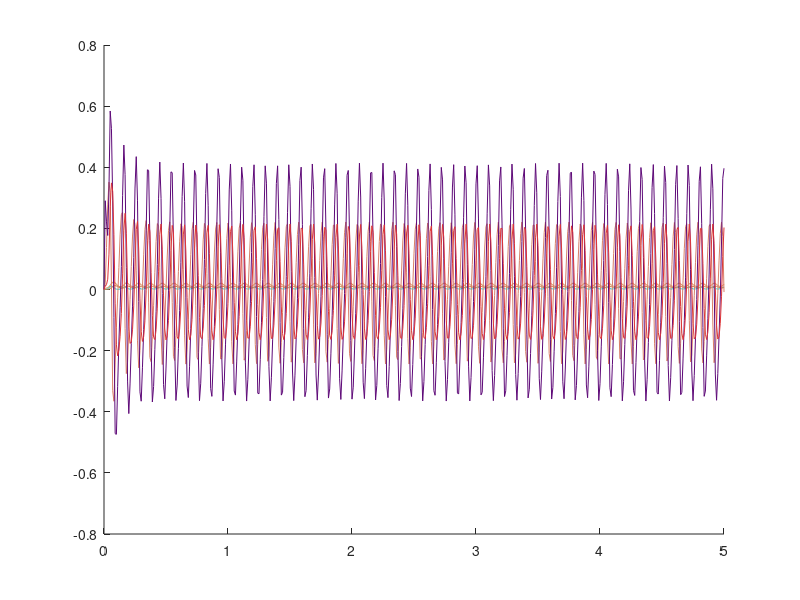

MATLAB code for this plot:
function jr_rk()
%%
%% Solving JR ODE system using Runge-Kutta 
%% algorithm with adative stepsize
%% @MNT MPI Leipzig 2011
%%
    % Clean
    clc;
    clear;
    close all;
    
    % Global variables
    global W T1 T2 I v0 e0 r p  T h p
    
    % Connectivity strength from JR95
    c = 135; c1 = c; c2 = 0.8*c; 
    c3 = 0.25*c; c4 = 0.25*c;   
    
    cpp = 0; cpe = c1; cpi = c3;
    cep = c2; cee = 0; cei = 0;
    cip = c4; cie = 0; cii = 0;
    
    % Integration time (s)
    tstart = 0;  tend = 5; stepsize = 0.01;
    
    % Parameters of the nonlinear sigmoid function
    v0 = 6E-3;    %[v0]=V   
    e0 = 2.5;     %[e0]=1/s 
    r = 560;      %[r]=1/V  
    
    % Dendrite parameter
    he = 3.25E-3; %[HeJR]=V 
    hi = -22E-3;  %[HiJR]=V 
    taue = 10e-3; % s
    taui = 20e-3; % s
    
    % input
    iu = 220; % input expectation value %220 JR'95
    istd = 22; % input standard deviation %100/sqrt(3) JR'95    
    p = iu + istd * rand(1,length(T));
    h = 220;
    
    % Connectivity matrix
    kp = he/taue; ke = he/taue; ki = hi/taui;
    W = [0  ke*cep  ki*cip; ke*cpe  0  0; ke*cpi  0  0]; 
    
    T1 =  [-2/taue 0 0; 0 -2/taue 0; 0 0 -2/taui];
    T2 =  [-1/taue^2 0 0; 0 -1/taue^2 0; 0 0 -1/taui^2];
    I = [0; ke*h; 0];
    
    % Initial condition
    ystart = zeros(6,1);
    
    % Runge-Kutta Solver
    options = odeset('RelTol',1e-9,'AbsTol',1e-9); 
    [t,y] = ode45(@odesys,tstart:stepsize:tend,ystart,options);   
    
    % Plot
    figure
    for i = 1:min(size(y))
        hold on; plot(t,y(:,i),'Color',rand(1,3)); 
    end
    hold off;
end
  
%% ODE system
function dy = odesys(t,y)
    global W T1 T2 I K    
    disp(t);       
    S = sigm(y(1:3));
    dy(1:3) = y(4:6);
    dy(4:6) = W*S + T1*y(4:6) + T2*y(1:3) + I;
    dy = dy(:);
end

%% Sigmoid function
function Q = sigm(y)
    global v0 e0 r
    Q = 2*e0 ./ (1 + exp(r*(v0-(y))));
end